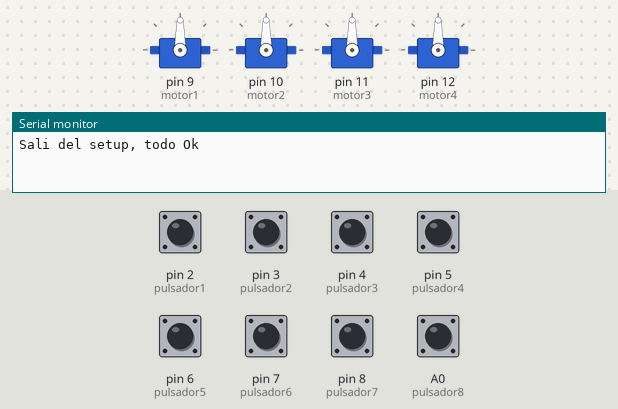
Simulated run of this sketch. Board: Arduino Uno, built with avr-gcc and run on an emulated ATmega328P. On the bench: 4 × servo, the last lines printed to the serial monitor. The inputs (shaded band) are chosen by the test bench; at power-on: A0 (pulsador8), pin 2 (pulsador1), pin 3 (pulsador2), pin 4 (pulsador3), pin 5 (pulsador4), pin 6 (pulsador5), pin 7 (pulsador6), pin 8 (pulsador7) HIGH. EEPROM starts erased.

Above: at 1.2 s.
1.3 s: pin 3 (pulsador2) pulled LOW for 0.15 s
At 1.8 s:
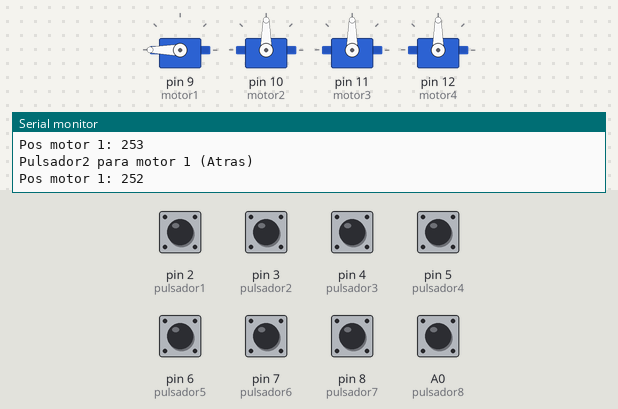
2.9 s: pin 5 (pulsador4) pulled LOW for 0.15 s
At 4.1 s:
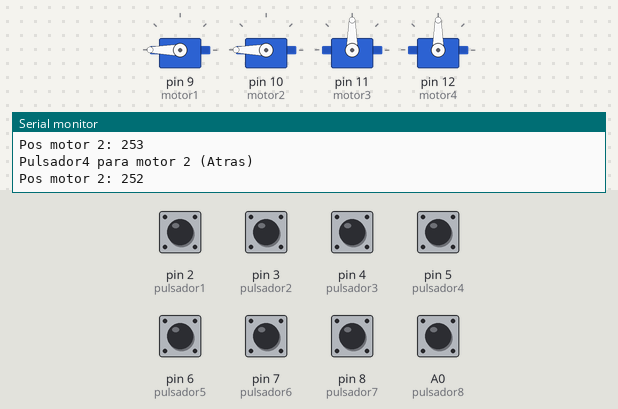
4.5 s: pin 7 (pulsador6) pulled LOW for 0.15 s
At 5.4 s:
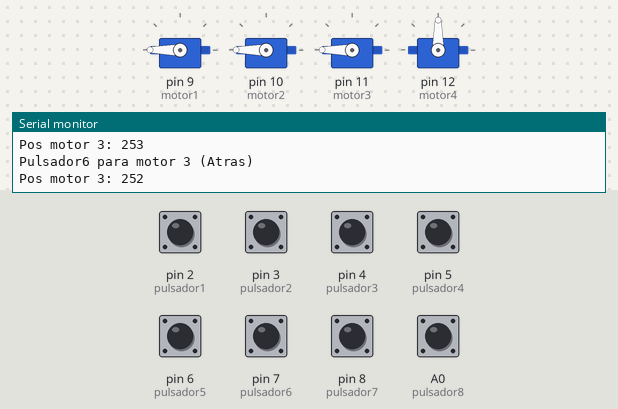
6.1 s: A0 (pulsador8) pulled LOW for 0.15 s
At 6.7 s:
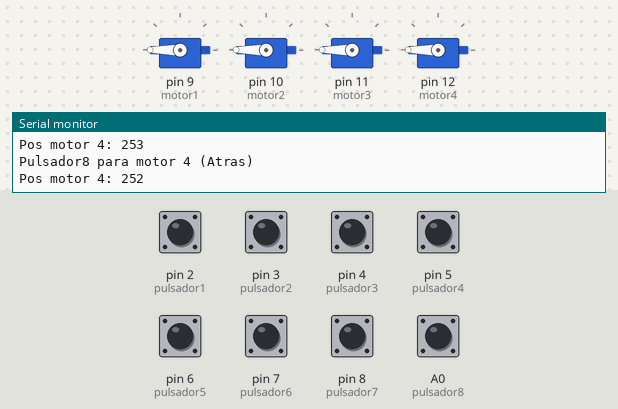
9.3 s: pin 3 (pulsador2) driven LOW
At 13.6 s:
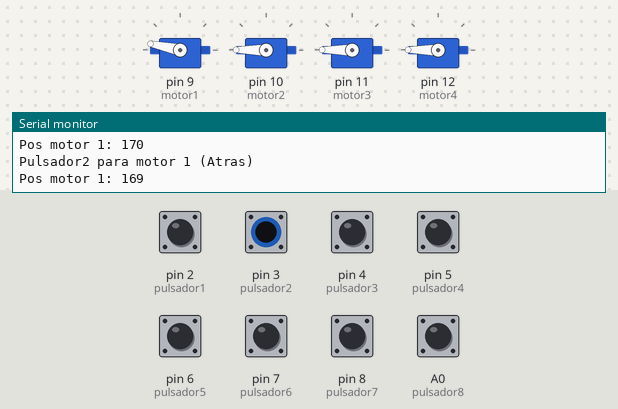
Timing chart, 0 to 15.6 s (numbered marks = the images above; inputs shaded):
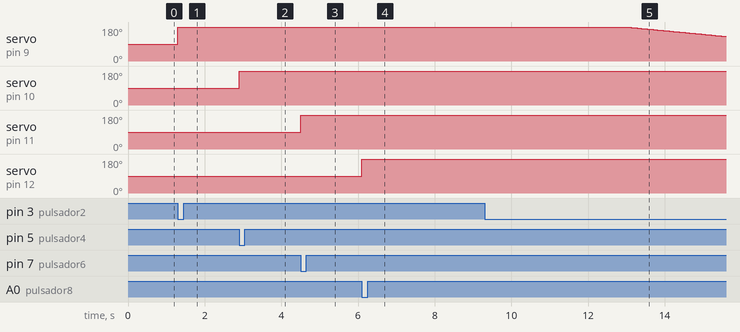

Measured:
- after the input at 1.3 s, servo on pin 9 (motor1): 90° → 180° at once
- after the input at 2.9 s, servo on pin 10 (motor2): 90° → 180° at once
- after the input at 4.5 s, servo on pin 11 (motor3): 90° → 180° at once
- after the input at 6.1 s, servo on pin 12 (motor4): 90° → 180° at once
- after the input at 9.3 s, servo on pin 9 (motor1): moves from 180° to 130° over 2.5 s, starting after 3.7 s

The sketch:

Arduino_Code.ino
```cpp
#include <Servo.h>
#include <EEPROM.h>

Servo motor1;
Servo motor2;
Servo motor3;
Servo motor4;

const int pulsador1 = 2;
const int pulsador2 = 3;
const int pulsador3 = 4;
const int pulsador4 = 5;
const int pulsador5 = 6;
const int pulsador6 = 7;
const int pulsador7 = 8;
const int pulsador8 = A0;

byte posMotor1 = EEPROM.read(0);
byte posMotor2 = EEPROM.read(1);
byte posMotor3 = EEPROM.read(2);
byte posMotor4 = EEPROM.read(3);

void setup() {
  Serial.begin(9600);
  motor1.attach(9);
  motor2.attach(10);
  motor3.attach(11);
  motor4.attach(12);
  pinMode(pulsador1, INPUT_PULLUP);
  pinMode(pulsador2, INPUT_PULLUP);
  pinMode(pulsador3, INPUT_PULLUP);
  pinMode(pulsador4, INPUT_PULLUP);
  pinMode(pulsador5, INPUT_PULLUP);
  pinMode(pulsador6, INPUT_PULLUP);
  pinMode(pulsador7, INPUT_PULLUP);
  pinMode(pulsador8, INPUT_PULLUP);
  Serial.println("Sali del setup, todo Ok");
}

void loop() {
  if(!digitalRead(pulsador1)) motor1Fctn(true);
  if(!digitalRead(pulsador2)) motor1Fctn(false);

  if(!digitalRead(pulsador3)) motor2Fctn(true);
  if(!digitalRead(pulsador4)) motor2Fctn(false);

  if(!digitalRead(pulsador5)) motor3Fctn(true);
  if(!digitalRead(pulsador6)) motor3Fctn(false);

  if(!digitalRead(pulsador7)) motor4Fctn(true);
  if(!digitalRead(pulsador8)) motor4Fctn(false);
}

void motor1Fctn(boolean direccion)
{
  if(direccion) Serial.println("Pulsador1 para motor 1 (Adelante)");
  if(!direccion) Serial.println("Pulsador2 para motor 1 (Atras)");
  if(posMotor1<180 & direccion)
  {
    posMotor1 += 1;
    motor1.write(posMotor1);
  }
  if(posMotor1>10 & !direccion)
  {
    posMotor1 -=  1;
    motor1.write(posMotor1);
  }
  Serial.println("Pos motor 1: " + String(posMotor1));
  EEPROM.write(0, posMotor1);
  delay(50);
}

void motor2Fctn(boolean direccion)
{
  if(direccion) Serial.println("Pulsador3 para motor 2 (Adelante)");
  if(!direccion) Serial.println("Pulsador4 para motor 2 (Atras)");
  if(posMotor2<180 & direccion)
  {
    posMotor2+=1;
    motor2.write(posMotor2);
  }
  if(posMotor2>10 & !direccion)
  {
    posMotor2-=1;
    motor2.write(posMotor2);
  }
  EEPROM.write(1, posMotor2);
  delay(50);
  Serial.println("Pos motor 2: " + String(posMotor2));
}

void motor3Fctn(boolean direccion)
{
  if(direccion) Serial.println("Pulsador5 para motor 3 (Adelante)");
  if(!direccion) Serial.println("Pulsador6 para motor 3 (Atras)");
  if(posMotor3<180 & direccion)
  {
    posMotor3+=1;
    motor3.write(posMotor3);
  }
  if(posMotor3>10 & !direccion)
  {
    posMotor3-=1;
    motor3.write(posMotor3);
  }
  EEPROM.write(2, posMotor3);
  delay(50);
  Serial.println("Pos motor 3: " + String(posMotor3));
}

void motor4Fctn(boolean direccion)
{
  if(direccion) Serial.println("Pulsador7 para motor 4 (Adelante)");
  if(!direccion) Serial.println("Pulsador8 para motor 4 (Atras)");
  if(posMotor4<180 & direccion)
  {
    posMotor4+=1;
    motor4.write(posMotor4);
  }
  if(posMotor4>10 & !direccion)
  {
    posMotor4-=1;
    motor4.write(posMotor4);
  }
  EEPROM.write(3, posMotor4);
  delay(50);
  Serial.println("Pos motor 4: " + String(posMotor4));
}
```
